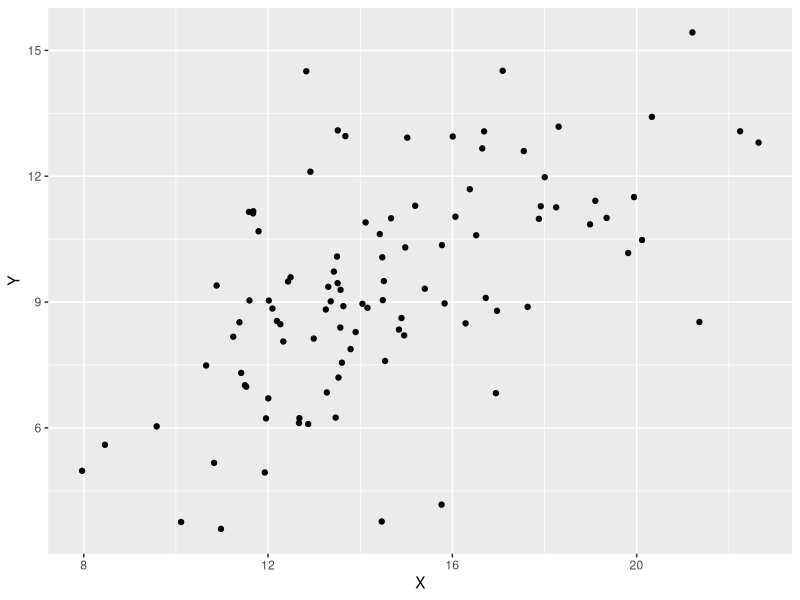
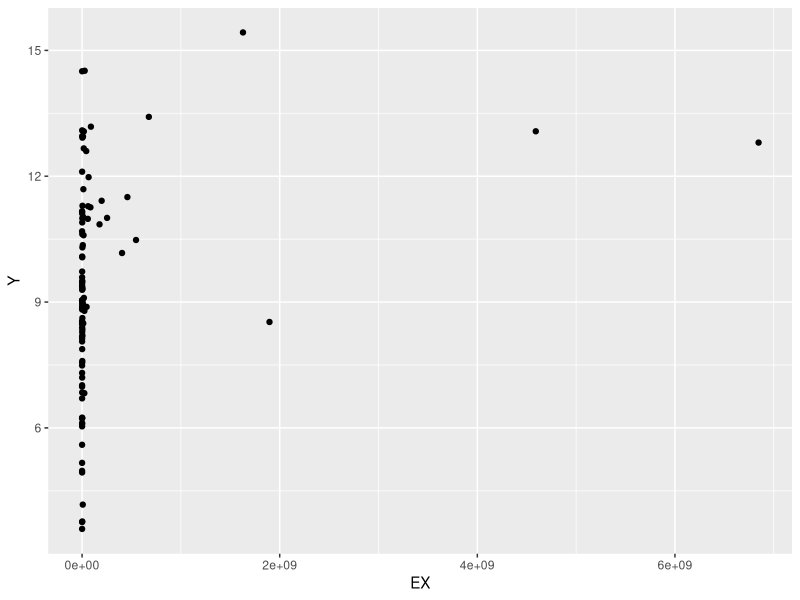
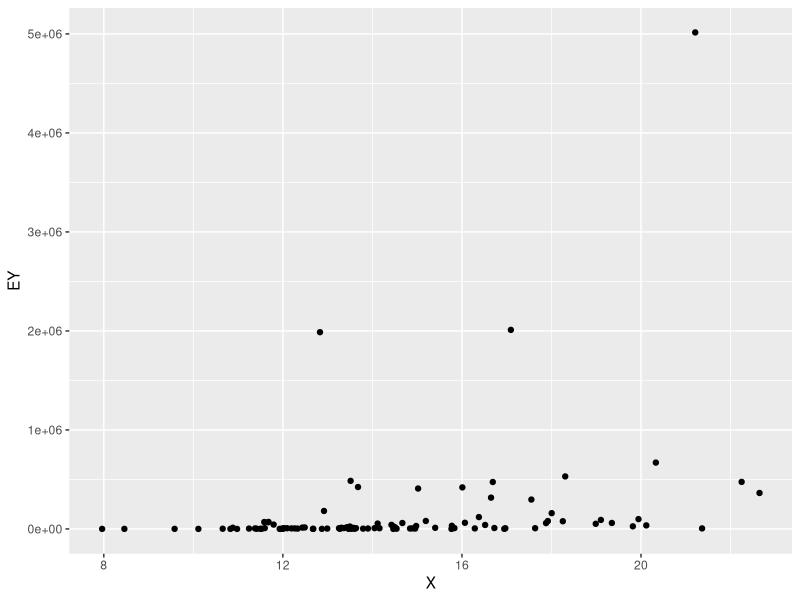
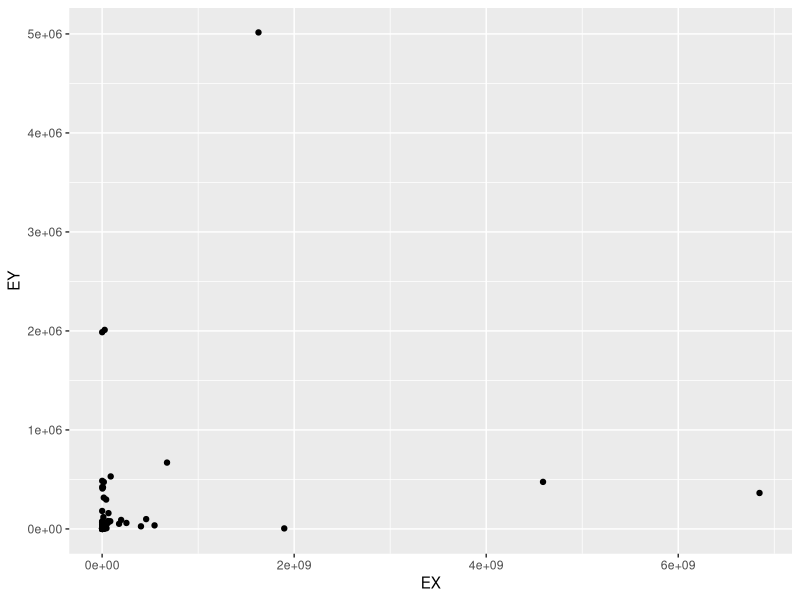

The R script that drew these images, in order:
## ---- chunk 1
library(tidyverse)
set.seed(1234)
beta1 <- 2
beta2 <- .5
N <- 100
X <- rnorm(N, mean = 15, sd = 3)
error <- rnorm(N, 0, 2)
Y <- beta1 + beta2*X + error
data <- data.frame(X, Y)
data %>% ggplot(aes(X, Y)) + 
  geom_point()
## ---- chunk 2
data <- data %>% mutate(EX = exp(X))

data %>% ggplot(aes(EX, Y)) +
  geom_point() # +
  #scale_x_log10()
## ---- chunk 3
data <- data %>% mutate(EY = exp(Y))

data %>% ggplot(aes(X, EY)) +
  geom_point() # +
  #scale_y_log10()
## ---- chunk 4
data %>% ggplot(aes(EX, EY)) +
  geom_point()  #+
  #scale_y_log10() +
  #scale_x_log10()
